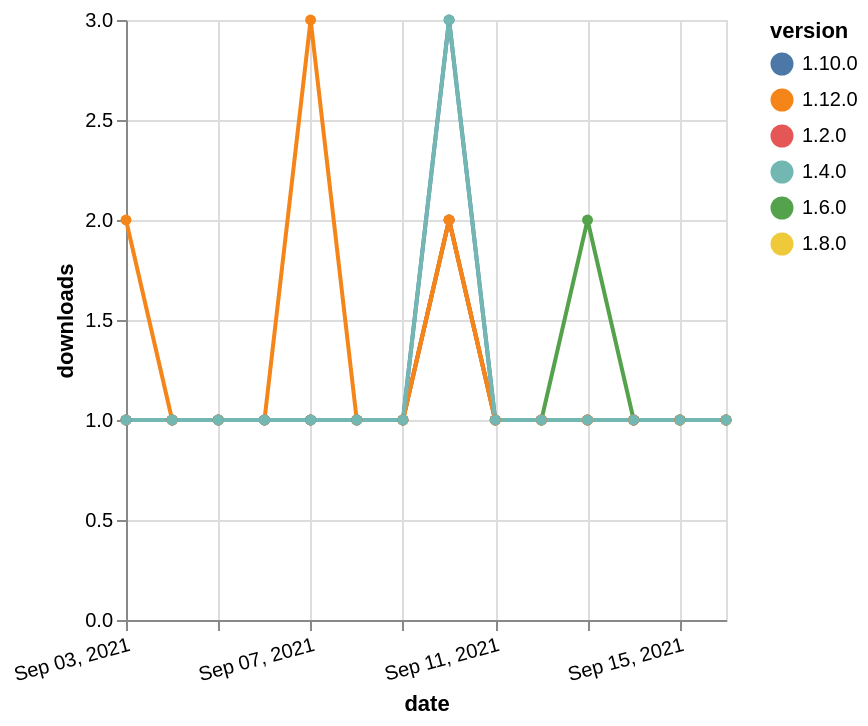

Vega-Lite specification for this chart:
### Vega-Lite specification from a JSON file in a GitHub repository (floating-point values rounded to 4 significant figures)
{"$schema": "https://vega.github.io/schema/vega-lite/v5.json", "description": "A simple bar chart with embedded data.", "data": {"values": [{"date": "2021-09-03", "total": 197, "delta": 1, "version": "1.6.0"}, {"date": "2021-09-04", "total": 198, "delta": 1, "version": "1.6.0"}, {"date": "2021-09-05", "total": 199, "delta": 1, "version": "1.6.0"}, {"date": "2021-09-06", "total": 200, "delta": 1, "version": "1.6.0"}, {"date": "2021-09-07", "total": 201, "delta": 1, "version": "1.6.0"}, {"date": "2021-09-08", "total": 202, "delta": 1, "version": "1.6.0"}, {"date": "2021-09-09", "total": 203, "delta": 1, "version": "1.6.0"}, {"date": "2021-09-10", "total": 205, "delta": 2, "version": "1.6.0"}, {"date": "2021-09-11", "total": 206, "delta": 1, "version": "1.6.0"}, {"date": "2021-09-12", "total": 207, "delta": 1, "version": "1.6.0"}, {"date": "2021-09-13", "total": 209, "delta": 2, "version": "1.6.0"}, {"date": "2021-09-14", "total": 210, "delta": 1, "version": "1.6.0"}, {"date": "2021-09-15", "total": 211, "delta": 1, "version": "1.6.0"}, {"date": "2021-09-16", "total": 212, "delta": 1, "version": "1.6.0"}, {"date": "2021-09-03", "total": 174, "delta": 1, "version": "1.8.0"}, {"date": "2021-09-04", "total": 175, "delta": 1, "version": "1.8.0"}, {"date": "2021-09-05", "total": 176, "delta": 1, "version": "1.8.0"}, {"date": "2021-09-06", "total": 177, "delta": 1, "version": "1.8.0"}, {"date": "2021-09-07", "total": 178, "delta": 1, "version": "1.8.0"}, {"date": "2021-09-08", "total": 179, "delta": 1, "version": "1.8.0"}, {"date": "2021-09-09", "total": 180, "delta": 1, "version": "1.8.0"}, {"date": "2021-09-10", "total": 182, "delta": 2, "version": "1.8.0"}, {"date": "2021-09-11", "total": 183, "delta": 1, "version": "1.8.0"}, {"date": "2021-09-12", "total": 184, "delta": 1, "version": "1.8.0"}, {"date": "2021-09-13", "total": 185, "delta": 1, "version": "1.8.0"}, {"date": "2021-09-14", "total": 186, "delta": 1, "version": "1.8.0"}, {"date": "2021-09-15", "total": 187, "delta": 1, "version": "1.8.0"}, {"date": "2021-09-16", "total": 188, "delta": 1, "version": "1.8.0"}, {"date": "2021-09-03", "total": 201, "delta": 1, "version": "1.10.0"}, {"date": "2021-09-04", "total": 202, "delta": 1, "version": "1.10.0"}, {"date": "2021-09-05", "total": 203, "delta": 1, "version": "1.10.0"}, {"date": "2021-09-06", "total": 204, "delta": 1, "version": "1.10.0"}, {"date": "2021-09-07", "total": 205, "delta": 1, "version": "1.10.0"}, {"date": "2021-09-08", "total": 206, "delta": 1, "version": "1.10.0"}, {"date": "2021-09-09", "total": 207, "delta": 1, "version": "1.10.0"}, {"date": "2021-09-10", "total": 210, "delta": 3, "version": "1.10.0"}, {"date": "2021-09-11", "total": 211, "delta": 1, "version": "1.10.0"}, {"date": "2021-09-12", "total": 212, "delta": 1, "version": "1.10.0"}, {"date": "2021-09-13", "total": 213, "delta": 1, "version": "1.10.0"}, {"date": "2021-09-14", "total": 214, "delta": 1, "version": "1.10.0"}, {"date": "2021-09-15", "total": 215, "delta": 1, "version": "1.10.0"}, {"date": "2021-09-16", "total": 216, "delta": 1, "version": "1.10.0"}, {"date": "2021-09-03", "total": 257, "delta": 1, "version": "1.2.0"}, {"date": "2021-09-04", "total": 258, "delta": 1, "version": "1.2.0"}, {"date": "2021-09-05", "total": 259, "delta": 1, "version": "1.2.0"}, {"date": "2021-09-06", "total": 260, "delta": 1, "version": "1.2.0"}, {"date": "2021-09-07", "total": 261, "delta": 1, "version": "1.2.0"}, {"date": "2021-09-08", "total": 262, "delta": 1, "version": "1.2.0"}, {"date": "2021-09-09", "total": 263, "delta": 1, "version": "1.2.0"}, {"date": "2021-09-10", "total": 265, "delta": 2, "version": "1.2.0"}, {"date": "2021-09-11", "total": 266, "delta": 1, "version": "1.2.0"}, {"date": "2021-09-12", "total": 267, "delta": 1, "version": "1.2.0"}, {"date": "2021-09-13", "total": 268, "delta": 1, "version": "1.2.0"}, {"date": "2021-09-14", "total": 269, "delta": 1, "version": "1.2.0"}, {"date": "2021-09-15", "total": 270, "delta": 1, "version": "1.2.0"}, {"date": "2021-09-16", "total": 271, "delta": 1, "version": "1.2.0"}, {"date": "2021-09-03", "total": 129, "delta": 2, "version": "1.12.0"}, {"date": "2021-09-04", "total": 130, "delta": 1, "version": "1.12.0"}, {"date": "2021-09-05", "total": 131, "delta": 1, "version": "1.12.0"}, {"date": "2021-09-06", "total": 132, "delta": 1, "version": "1.12.0"}, {"date": "2021-09-07", "total": 135, "delta": 3, "version": "1.12.0"}, {"date": "2021-09-08", "total": 136, "delta": 1, "version": "1.12.0"}, {"date": "2021-09-09", "total": 137, "delta": 1, "version": "1.12.0"}, {"date": "2021-09-10", "total": 139, "delta": 2, "version": "1.12.0"}, {"date": "2021-09-11", "total": 140, "delta": 1, "version": "1.12.0"}, {"date": "2021-09-12", "total": 141, "delta": 1, "version": "1.12.0"}, {"date": "2021-09-13", "total": 142, "delta": 1, "version": "1.12.0"}, {"date": "2021-09-14", "total": 143, "delta": 1, "version": "1.12.0"}, {"date": "2021-09-15", "total": 144, "delta": 1, "version": "1.12.0"}, {"date": "2021-09-16", "total": 145, "delta": 1, "version": "1.12.0"}, {"date": "2021-09-03", "total": 357, "delta": 1, "version": "1.4.0"}, {"date": "2021-09-04", "total": 358, "delta": 1, "version": "1.4.0"}, {"date": "2021-09-05", "total": 359, "delta": 1, "version": "1.4.0"}, {"date": "2021-09-06", "total": 360, "delta": 1, "version": "1.4.0"}, {"date": "2021-09-07", "total": 361, "delta": 1, "version": "1.4.0"}, {"date": "2021-09-08", "total": 362, "delta": 1, "version": "1.4.0"}, {"date": "2021-09-09", "total": 363, "delta": 1, "version": "1.4.0"}, {"date": "2021-09-10", "total": 366, "delta": 3, "version": "1.4.0"}, {"date": "2021-09-11", "total": 367, "delta": 1, "version": "1.4.0"}, {"date": "2021-09-12", "total": 368, "delta": 1, "version": "1.4.0"}, {"date": "2021-09-13", "total": 369, "delta": 1, "version": "1.4.0"}, {"date": "2021-09-14", "total": 370, "delta": 1, "version": "1.4.0"}, {"date": "2021-09-15", "total": 371, "delta": 1, "version": "1.4.0"}, {"date": "2021-09-16", "total": 372, "delta": 1, "version": "1.4.0"}]}, "width": "container", "mark": {"type": "line", "point": {"filled": true}}, "encoding": {"x": {"field": "date", "type": "temporal", "timeUnit": "yearmonthdate", "title": "date", "axis": {"labelAngle": -15}}, "y": {"field": "delta", "type": "quantitative", "title": "downloads"}, "color": {"field": "version", "type": "nominal"}, "tooltip": {"field": "delta"}}}
